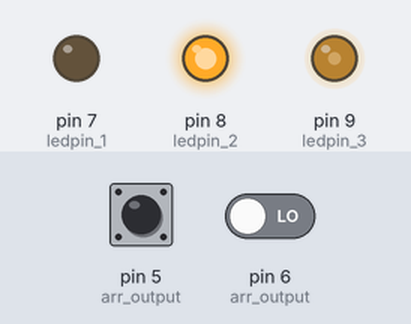
Simulated run of this sketch. Board: Arduino Uno, built with avr-gcc and run on an emulated ATmega328P. Parts: output pins drawn as LEDs (lit = HIGH). Dashed ring = blinking. The test bench sets the inputs (shaded band); at power-on: pin 6 (arr_output) LOW, pin 5 (arr_output) LOW.

Above: at 1.05 s.
1.3 s: pin 6 (arr_output) driven HIGH
At 1.3 s:
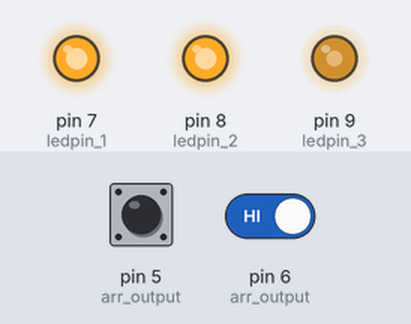
2.8 s: pin 6 (arr_output) driven LOW
At 3.17 s:
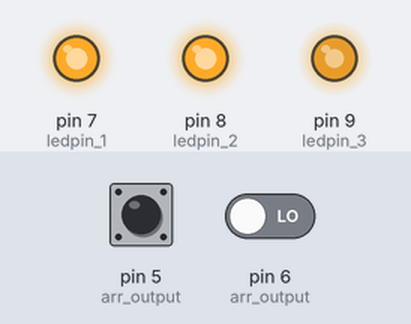
5.8 s: pin 5 (arr_output) driven HIGH
At 6.3 s:
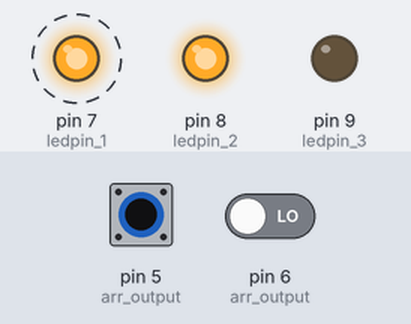
8.8 s: pin 5 (arr_output) driven LOW
At 9.32 s:
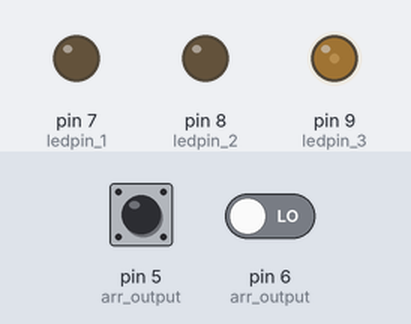
11.8 s: pin 5 (arr_output) driven HIGH
At 11.87 s:
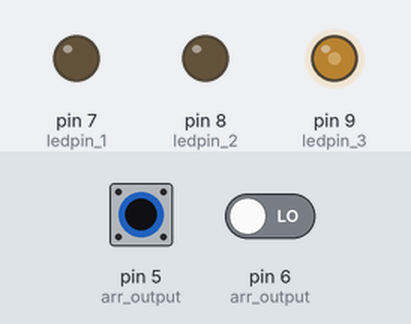
14.8 s: pin 5 (arr_output) pulsed LOW 2 times (0.12 s each, 0.3 s apart)
At 15.5 s:
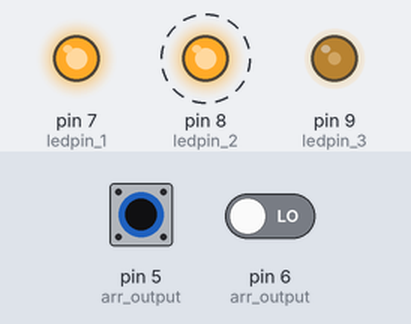
Timing chart, 0 to 18.8 s (numbered marks = the images above; inputs shaded):
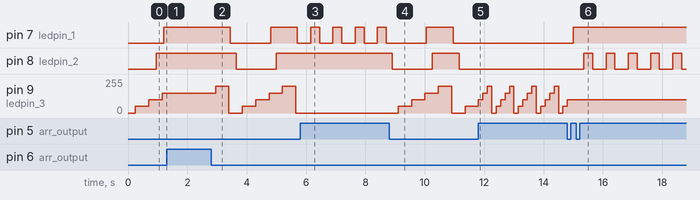

Measured:
- after the input at 1.3 s, pin 7 (ledpin_1): stays HIGH (without the input it goes to LOW after 0.80 s); pin 8 (ledpin_2): stays HIGH (without the input it goes to LOW after 0.55 s); pin 9 (ledpin_3): stays 150/255 (without the input it goes to 200/255 after 0.30 s)
- after the input at 2.8 s, pin 7 (ledpin_1): HIGH → LOW after 0.65 s, → HIGH 1.4 s later, → LOW 0.90 s later; pin 8 (ledpin_2): HIGH → LOW after 0.85 s, → HIGH 1.4 s later; pin 9 (ledpin_3): 150/255 → 200/255 after 0.15 s, → 0/255 0.45 s later, → 50/255 0.45 s later, → 100/255 0.45 s later, … (7 changes in this stretch)
- after the input at 5.8 s, pin 8 (ledpin_2): stays HIGH (without the input it goes to LOW after 0.10 s); pin 9 (ledpin_3): stops changing and stays 0/255
- after the input at 8.8 s, pin 8 (ledpin_2): HIGH → LOW after 0.10 s, → HIGH 1.4 s later, → LOW 0.90 s later; pin 9 (ledpin_3): 0/255 → 50/255 after 0.30 s, → 100/255 0.45 s later, → 150/255 0.45 s later, → 200/255 0.45 s later, … (6 changes in this stretch)
- after the input at 11.8 s, pin 7 (ledpin_1): stays LOW (without the input it goes to HIGH after 0.50 s); pin 8 (ledpin_2): stays LOW (without the input it goes to HIGH after 0.70 s)
- after the input at 14.8 s, pin 7 (ledpin_1): LOW → HIGH after 0.21 s; pin 8 (ledpin_2): alternates HIGH for 0.30 s and LOW for 0.45 s, starting after 0.56 s; pin 9 (ledpin_3): goes on until 14.8 s, then stays 100/255

The sketch:

3C_knopki_20.ino
```cpp
int btn_1 = 5, btn_2 = 6, ledpin_1 = 7, ledpin_2 = 8, ledpin_3 = 9, cnt_choice = 0;
int arr[3][2] = {
  {7, 0},
  {8, 0},
  {9, 0},
};
int arr_output[3] = {ledpin_1, ledpin_2, ledpin_3}, arr_input[2] = {btn_1, btn_2};

void setup() {
  Serial.begin(9600);

  for (int i = 0; i < 3; i++) {
    pinMode(arr_output[i], OUTPUT);
  }
  for (int i = 0; i < 2; i++) {
    pinMode(arr_input[i], INPUT);
  }
}
void loop() {
  int btn_1_state = digitalRead(arr_input[0]), btn_2_state = digitalRead(arr_input[1]);

  if (btn_1_state == LOW) {
    cnt_choice++;
    if (cnt_choice == 3) {
      cnt_choice = 0;
    }
  }
  if (btn_2_state == LOW) {
    if (cnt_choice == 0) {
      arr[0][1] += 50;
      if (arr[0][1] == 250) {
        arr[0][1] = 0;
      }
    } else if (cnt_choice == 1) {
        arr[1][1] += 50;
        if (arr[1][1] == 250) {
          arr[1][1] = 0;
        }
    } else if (cnt_choice == 2) {
        arr[2][1] += 50;
        if (arr[2][1] == 250) {
          arr[2][1] = 0;
        }
    }
  }

  analogWrite(arr_output[0], arr[0][1]), delay(50);
  analogWrite(arr_output[1], arr[1][1]), delay(50);
  analogWrite(arr_output[2], arr[2][1]), delay(50);
}
```
